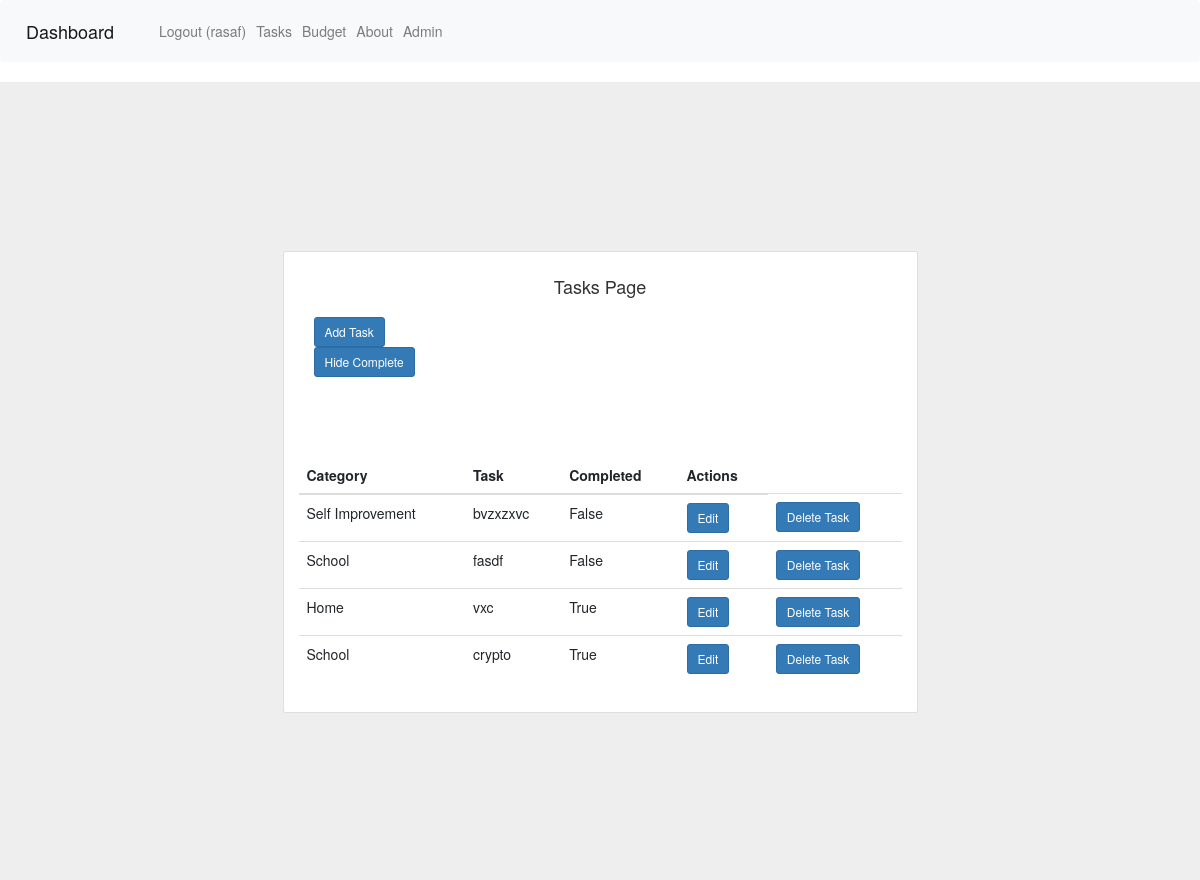
Screenshot of /tasks (signed in) with the database file from the repository.
### tasks/models.py (models this page shows)
class Task(models.Model):
	user = models.ForeignKey(User, on_delete=models.CASCADE, null=True, blank=True)
	description = models.TextField(null=True, blank=True)
	complete = models.BooleanField(default=False)
	category = models.ForeignKey(TaskCategory, on_delete=models.CASCADE, null=True)
	created = models.DateTimeField(auto_now_add=True)
	class Meta:
		ordering = ['complete']

class TaskCategory(models.Model):
	category = models.CharField(max_length=128, null=True,unique=True)
	def __str__(self):
		return self.category

### tasks/views.py (the view)
# urls.py: path('tasks', TaskList.as_view(), name='tasks'),
class TaskList(ListView):
	model = Task
	template_name = "tasks_temp/task_list.html"
	context_object_name = 'tasks'
	def get_context_data(self, **kwargs):
		context = super().get_context_data(**kwargs)
		cur_user = User.objects.get(id=self.request.user.id)
		context['instance'] = UserProfile.objects.filter(user=self.request.user).get()
		profile = UserProfile.objects.filter(user=cur_user.id).get()
		if profile.tasks_view_hide_completed is True: # if the user state true
			context['tasks'] = context['tasks'].filter(user=self.request.user,complete=False)
		else:
			context['tasks'] = context['tasks'].filter(user=self.request.user) # grab tasks from requested user
		return context

### core/models.py (called while the page is built)
	@property
	def set_hide(self):
		if self.tasks_view_hide_completed is False:
			print("test1")
			self.tasks_view_hide_completed = True
			self.save()
		else:
			print("test2")
			self.tasks_view_hide_completed = False
			self.save()
		print("threw")
		return('/tasks') # returns none b/c cant find object

### templates/tasks_temp/task_list.html (shortened to what this page needs)
<!DOCTYPE html>
<html>
  <head>
    {% include "bootstrap.html" %}
    {%load static %}
  </head>
  {% include "navigation.html" %}
  {% load crispy_forms_tags %}
    <section class="vh-100" style="background-color: #eee;">
      <div class="container py-5 h-100">
        <div class="row d-flex justify-content-center align-items-center h-100">
          <div class="col col-lg-9 col-xl-7">
            <div class="card rounded-3">
              <div class="card-body p-4">
               <h4 class="text-center my-3 pb-3">Tasks Page</h4>
              <div class="col-8">
                <a href="{% url 'task-create' %}" type="button" class="btn btn-primary btn-sm"> Add Task </a>
              </div>
              <div class="col-8">
                <a class="btn btn-primary btn-sm" type="button" href="{{ instance.set_hide }}"> Hide Complete </a>
              </div>
              <table class="table mb-4">
                <thead>
                  <tr>
                    <th scope="col"> Category </th>
                    <th scope="col"> Task </th>
                    <th scope="col"> Completed </th>
                    <th scope="col"> Actions</th>
                  </tr>
                </thead>
                <tbody>
                {% for task in tasks %}
                <tr>
                  <td>{{ task.category }}</td>
                  <td>{{ task.description }}</td>
                  <td>{{ task.complete }} </td>
		          <td><a href="{% url 'task-update' task.id %}" type="button" class="btn btn-primary btn-sm"> Edit</a></td>
                  <br>
                  <td><a href="{% url 'task-delete' task.id %}" type="button" class="btn btn-primary btn-sm"> Delete Task</a></td>
                </tr>
                {% empty %}
                  <tr>
                    <td>
                      No items
                    </td>
                  </tr>
                {% endfor %}
                </tbody>
              </table>
              </div>
            </div>
          </div>
        </div>
      </div>
    </section>
</html>

### templates/navigation.html
<nav class="navbar navbar-expand-lg navbar-light bg-light">
  <a class="navbar-brand" href="/">Dashboard</a>
  <div class="collapse navbar-collapse" id="navbarSupportedContent">
    <ul class="navbar-nav mr-auto">
      {% if user.is_authenticated %}
       <li>
        <a class="nav-link" href="/logout/">Logout ({{user.username}})</a>
      </li>
      <li class="nav-item">
        <a class="nav-link" href="{% url 'tasks' %}">Tasks</a>
      </li>
      <li class="nav-item">
        <a class="nav-link" href="{% url 'budgets' %}">Budget</a>
      </li>
      <li class="nav-item">
        {% endif %}
        <a class="nav-link" href="{% url 'index1' %}">About</a>
      </li>
      <li class="nav-item">
        <a class="nav-link" href="/admin" target="_blank">Admin</a>
      </li>
  </div>
</nav>

### rows the page displays
Task: category "Self Improvement", description "bvzxzxvc", complete "False"
Task: category "School", description "fasdf", complete "False"
Task: category "Home", description "vxc", complete "True"
Task: category "School", description "crypto", complete "True"

### other values shown
{{ user.username }} "rasaf"
